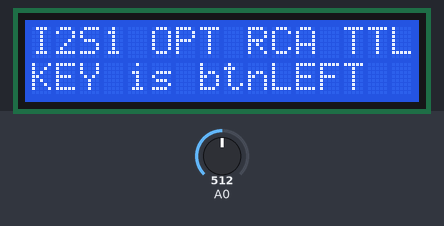
Recording of a sketch running on a simulated Arduino Uno, built with avr-gcc and run on an emulated ATmega328P. Shown: 16×2 character LCD. The inputs (shaded band) are chosen by the test bench; at power-on: A0 = 512.

Above: at 1.2 s.
1.3 s: A0 set to 440
At 2.3 s:
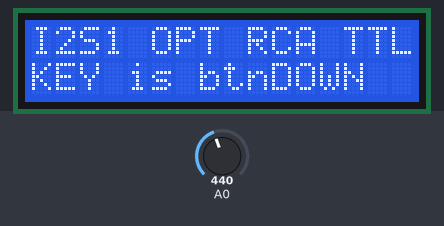
2.8 s: A0 set to 240
At 3.3 s:
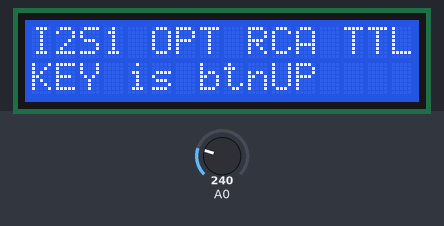
4.3 s: A0 set to 40
At 5.5 s:
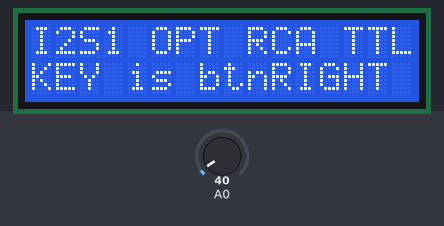
5.8 s: A0 set to 660
At 6.7 s:
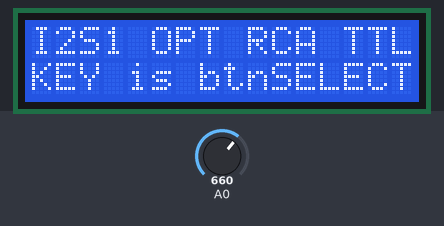
7.3 s: A0 set to 900
At 8.0 s:
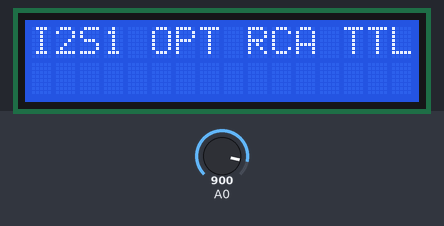
8.8 s: A0 set to 716
At 9.3 s:
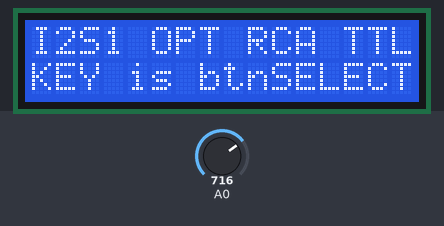
Timing chart, 0 to 11.3 s (numbered marks = the images above; inputs shaded):
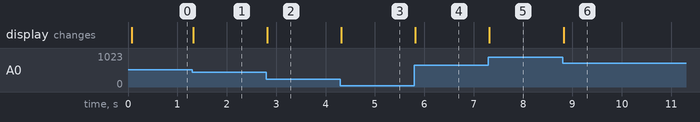

Measured:
- after the input at 1.3 s, the display: changes at once (image 1)
- after the input at 2.8 s, the display: changes at once (image 2)
- after the input at 4.3 s, the display: changes at once (image 3)
- after the input at 5.8 s, the display: changes at once (image 4)
- after the input at 7.3 s, the display: changes at once (image 5)
- after the input at 8.8 s, the display: changes at once (image 6)

The sketch:

DFR0009Demo.ino
```cpp
// (licence header left out)
#include "IanArduinoRTOS.h"
#include "DFR0009.h"
#include <LiquidCrystal.h>

DFR0009 Key(0);    //analog pin 0 for DFR0009 key pin
LiquidCrystal lcd(8, 9, 4, 5, 6, 7); // select the pins used on the LCD panel on DFR0009

// the setup routine runs once when you press reset:
void setup() {
  lcd.begin(16, 2);              // start LCD
  lcd.setCursor(0,0);lcd.print("I2S1 OPT RCA TTL");
}

// the loop routine runs over and over again forever:
void loop() {

  IanOS.run();

  switch(Key.getflag())
  {
    case btnNONE:
      lcd.setCursor(0,1);lcd.print("                ");
      break;
    case btnRIGHT:
      lcd.setCursor(0,1);lcd.print("KEY is btnRIGHT ");
      break;
    case btnLEFT:
      lcd.setCursor(0,1);lcd.print("KEY is btnLEFT  ");
      break;
    case btnUP:
      lcd.setCursor(0,1);lcd.print("KEY is btnUP    ");
      break;
    case btnDOWN:
      lcd.setCursor(0,1);lcd.print("KEY is btnDOWN  ");
      break;
    case btnSELECT:
      lcd.setCursor(0,1);lcd.print("KEY is btnSELECT");
      break;
  }
}

void IanOStasks(void)  //run once every 10 ms as default
{
  //task 1
  Key.scan();
  //task 2...
}
```

DFR0009.cpp
```cpp
// (licence header left out)
#include "DFR0009.h"

DFR0009::DFR0009(int analogPin)
{
  pin=analogPin;
  currentKey=btnNONE;
  changedKey=btnNONE;
  flag=btnCLR;
  state=WAITCHANGE;
}

void DFR0009::scan()
{
  switch(state)
  {
    case WAITCHANGE:
      changedKey=read_LCD_buttons();
      if(changedKey!=currentKey)
        state=CHANGED;
      break;

    case CHANGED:
      if(read_LCD_buttons()==changedKey)  //key change confimed
      {
        currentKey=changedKey;            //update currentKEY
        flag=changedKey;                  //set flag in this case
      }
      state=WAITCHANGE;                   //no matter what, next state will be WAITCHANGE
      break;

    default:                              //in any case, back to WAITCHANGE state as default
      state=WAITCHANGE;
      break;
  }
}

button_t DFR0009::getflag()
{
  button_t flagToReturn;

  flagToReturn=flag;
  flag=btnCLR;        //clear flag automatically when get
  return(flagToReturn);
}

//this function was revised from DFR0009 example code
button_t DFR0009::read_LCD_buttons()
{
  int adc_key_in;
  adc_key_in = analogRead(pin);      // read the value from the sensor
  // my buttons when read are centered at these valies: 0, 144, 329, 504, 741
  // we add approx 50 to those values and check to see if we are close
  if (adc_key_in > 1000) return btnNONE; // We make this the 1st option for speed reasons since it will be the most likely result
  // For V1.1 us this threshold
  if (adc_key_in < 50)   return btnRIGHT;
  if (adc_key_in < 250)  return btnUP;
  if (adc_key_in < 450)  return btnDOWN;
  if (adc_key_in < 650)  return btnLEFT;
  if (adc_key_in < 850)  return btnSELECT;
  return btnNONE;  // when all others fail, return this...
}
```

DFR0009.h
```cpp
// (licence header left out)
#ifndef DRF0009_H_
#define DRF0009_H_

#include <arduino.h>

typedef enum
{
  btnCLR=0,
  btnNONE,
  btnRIGHT,
  btnUP,
  btnDOWN,
  btnLEFT,
  btnSELECT,
} button_t;

typedef enum
{
  WAITCHANGE=0,
  CHANGED,
} DFR0009State_t;

class DFR0009
{
  int pin;
  button_t currentKey,changedKey,flag;
  DFR0009State_t state;
  button_t read_LCD_buttons();
public:
  DFR0009(int analogPin);
  void scan();
  button_t getflag();
};

#endif
```

IanArduinoRTOS.cpp
```cpp
// (licence header left out)
#include "IanArduinoRTOS.h"
CIanOS::CIanOS()
{
  tickTime=10000;
  oldTime=micros();
  currentTime=0;
  tickCounter=0;
}

void CIanOS::run()
{
  currentTime=micros();
  if((currentTime-oldTime)>=tickTime)  //time is up
  {
    oldTime=currentTime;               //update old time
    tickCounter++;
    IanOStasks();                      //run scheduled IanOStasks, which need to be re-defined in main sketh
  }
}

//scheduled tasks IanOStasks() is defined as weak function here; It needs to be re-defined in your main sketch
 __attribute__((weak)) void IanOStasks()
{
  //task 1
  ;
  //task 2
  //.....
  //task n
}

CIanOS IanOS;                         //IanOS is here
```

IanArduinoRTOS.h
```cpp
// (licence header left out)
#ifndef IANRTOS_H_
#define IANRTOS_H_

#include <arduino.h>

class CIanOS                                           //IanOS class
{
  unsigned long tickTime;                              //system tick time intervel in uS
  unsigned long oldTime;                               //started moment of last tick in uS
  unsigned long currentTime;                           //current moment in uS
  unsigned long tickCounter;                           //system tick counter
public:
  CIanOS();                                            //constructor, default system tick time will be 10ms
  //to set tick time in uS, optional, please put it in setup() if needed, default is 10000(10ms)
  void setTickTime(unsigned long tickTimeuS){tickTime=tickTimeuS;}
  void run();                                          //run IanOS. It needs to be placed in loop()
  unsigned long gettickcounter(){return(tickCounter);} //get system tick counter
};

extern CIanOS IanOS;                                   //IanOS was originally defined in IanArduinoRTOS.cpp

void IanOStasks();

#endif  //IANRTOS_H_
```
